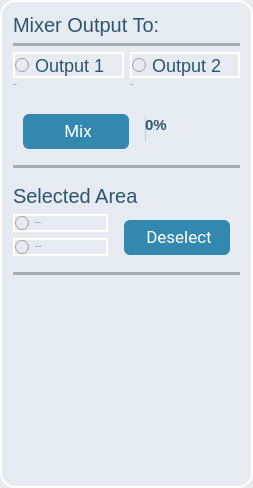
                <widget class="QFrame" name="frame_right">
                 <property name="styleSheet">
                  <string notr="true">background-color: rgb(230, 234, 241); /* Background color */
    border-radius: 15px; /* Curved borders */
    border: 2px solid #ffffff; /* 3D outline */

    box-shadow: 2px 2px 8px rgba(0, 0, 0, 0.7); /* 3D shadow effect */</string>
                 </property>
                 <property name="frameShape">
                  <enum>QFrame::StyledPanel</enum>
                 </property>
                 <property name="frameShadow">
                  <enum>QFrame::Raised</enum>
                 </property>
                 <layout class="QVBoxLayout" name="verticalLayout_73" stretch="0,0,2,0,0,0,0,0,0">
                  <item>
                   <widget class="QLabel" name="mixerOutputTo_3">
                    <property name="font">
                     <font>
                      <pointsize>-1</pointsize>
                     </font>
                    </property>
                    <property name="styleSheet">
                     <string notr="true">color: #2e556d;
font-size:20px;
margin: 0 0 ;
border: None;</string>
                    </property>
                    <property name="text">
                     <string>Mixer Output To:</string>
                    </property>
                   </widget>
                  </item>
                  <item>
                   <widget class="Line" name="line_34">
                    <property name="styleSheet">
                     <string notr="true">/* Line style */

  /* Set the width of the line */
  width: 20px;

  /* Set the height of the line */
  height: 5px;

  /* Set the background color of the line */
  background-color:#a8abaf;

  /* Set the border of the line */
  border: 10px;

  /* Set the border radius of the line */
  border-radius:5px;




</string>
                    </property>
                    <property name="orientation">
                     <enum>Qt::Horizontal</enum>
                    </property>
                   </widget>
                  </item>
                  <item>
                   <layout class="QVBoxLayout" name="verticalLayout_74">
                    <item>
                     <layout class="QHBoxLayout" name="horizontalLayout_Routput_3">
                      <item>
                       <widget class="QRadioButton" name="radioButton1_3">
                        <property name="font">
                         <font>
                          <pointsize>-1</pointsize>
                         </font>
                        </property>
                        <property name="cursor">
                         <cursorShape>PointingHandCursor</cursorShape>
                        </property>
                        <property name="styleSheet">
                         <string notr="true">color: #2e556d;
margin: 0 0 ;
font-weight:10000px;
font-size: 18px;</string>
                        </property>
                        <property name="text">
                         <string>Output 1</string>
                        </property>
                       </widget>
                      </item>
                      <item>
                       <widget class="QRadioButton" name="radioButton2_3">
                        <property name="font">
                         <font>
                          <pointsize>-1</pointsize>
                         </font>
                        </property>
                        <property name="cursor">
                         <cursorShape>PointingHandCursor</cursorShape>
                        </property>
                        <property name="styleSheet">
                         <string notr="true">color: #2e556d;
margin: 0 0 ;
font-weight:10000px;
font-size: 18px;</string>
                        </property>
                        <property name="text">
                         <string>Output 2</string>
                        </property>
                       </widget>
                      </item>
                     </layout>
                    </item>
                    <item>
                     <layout class="QHBoxLayout" name="horizontalLayout_output_3">
                      <property name="bottomMargin">
                       <number>11</number>
                      </property>
                      <item>
                       <layout class="QVBoxLayout" name="verticalLayout_OP1_3" stretch="0,5">
                        <item>
                         <widget class="QLabel" name="label_op1_3">
                          <property name="font">
                           <font>
                            <pointsize>-1</pointsize>
                           </font>
                          </property>
                          <property name="styleSheet">
                           <string notr="true">color: #2e556d;
font-weight:10000px;
border: None;</string>
                          </property>
                          <property name="text">
                           <string>Output 1</string>
                          </property>
                         </widget>
                        </item>
                        <item>
                         <widget class="QWidget" name="output1_port_3" native="true">
                          <property name="styleSheet">
                           <string notr="true">border: 3px solid #ffffff;
background-color: #dce3eb;</string>
                          </property>
                         </widget>
                        </item>
                       </layout>
                      </item>
                      <item>
                       <layout class="QVBoxLayout" name="verticalLayout_OP2_3" stretch="0,5">
                        <item>
                         <widget class="QLabel" name="label_op2_3">
                          <property name="font">
                           <font>
                            <pointsize>-1</pointsize>
                           </font>
                          </property>
                          <property name="styleSheet">
                           <string notr="true">color: #2e556d;
font-weight:10000px;
border: None;</string>
                          </property>
                          <property name="text">
                           <string>Output 2</string>
                          </property>
                         </widget>
                        </item>
                        <item>
                         <widget class="QWidget" name="output2_port_3" native="true">
                          <property name="styleSheet">
                           <string notr="true">border: 3px solid #ffffff;
background-color: #dce3eb;</string>
                          </property>
                         </widget>
                        </item>
                       </layout>
                      </item>
                     </layout>
                    </item>
                   </layout>
                  </item>
                  <item>
                   <layout class="QHBoxLayout" name="horizontalLayout_45">
                    <property name="bottomMargin">
                     <number>10</number>
                    </property>
                    <item>
                     <widget class="QPushButton" name="mixxer_3">
                      <property name="font">
                       <font>
                        <family>-apple-system,system-ui,Segoe UI,Roboto,Helvetica Neue,Ubuntu,sans-serif</family>
                        <pointsize>-1</pointsize>
                       </font>
                      </property>
                      <property name="cursor">
                       <cursorShape>PointingHandCursor</cursorShape>
                      </property>
                      <property name="styleSheet">
                       <string notr="true">QPushButton{
  appearance: button;
  backface-visibility: hidden;
  background-color: #3388b0;
  border-radius: 6px;
  border-width: 0;
  box-shadow: rgba(50, 50, 93, .1) 0 0 0 1px inset,rgba(50, 50, 93, .1) 0 2px 5px 0,rgba(0, 0, 0, .07) 0 1px 1px 0;
  box-sizing: border-box;
  color: #ffffff;
  cursor: pointer;
  font-family: -apple-system,system-ui,&quot;Segoe UI&quot;,Roboto,&quot;Helvetica Neue&quot;,Ubuntu,sans-serif;
  font-size: 17px;
  height: 35px;
  line-height: 1.15;
 margin: 0px 10px;
 margin-top:5px;
  outline: none;
  overflow: hidden;
  padding: 0 5px;
  padding-right:1px;

  position: relative;
  text-align: center;
  text-transform: none;
  transform: translateZ(0);
  transition: all .2s,box-shadow .08s ease-in;
  touch-action: manipulation;
  width:100px;
}
QPushButton:hover {
    background-color: #2e6d8e;    /* Slightly lighter blue when hovering */
}

QPushButton:pressed {
    background-color: #1b4b61;    /* Darker blue when pressed */
}
</string>
                      </property>
                      <property name="text">
                       <string>Mix</string>
                      </property>
                      <property name="icon">
                       <iconset>
                        <normaloff>../../../../../../DELL/Downloads/icons/combine-svgrepo-com.png</normaloff>../../../../../../DELL/Downloads/icons/combine-svgrepo-com.png</iconset>
                      </property>
                      <property name="iconSize">
                       <size>
                        <width>25</width>
                        <height>25</height>
                       </size>
                      </property>
                     </widget>
                    </item>
                    <item>
                     <widget class="QProgressBar" name="progressBar_3">
                      <property name="sizePolicy">
                       <sizepolicy hsizetype="Minimum" vsizetype="Fixed">
                        <horstretch>0</horstretch>
                        <verstretch>0</verstretch>
                       </sizepolicy>
                      </property>
                      <property name="styleSheet">
                       <string notr="true">color: #2e556d;
font-weight: Bold;
font-size: 15px; 
padding-left: 0px;
border: None;</string>
                      </property>
                      <property name="value">
                       <number>0</number>
                      </property>
                      <property name="textVisible">
                       <bool>true</bool>
                      </property>
                     </widget>
                    </item>
                   </layout>
                  </item>
                  <item>
                   <widget class="Line" name="line_35">
                    <property name="styleSheet">
                     <string notr="true">/* Line style */

  /* Set the width of the line */
  width: 20px;

  /* Set the height of the line */
  height: 5px;

  /* Set the background color of the line */
  background-color:#a8abaf;

  /* Set the border of the line */
  border: 10px;

  /* Set the border radius of the line */
  border-radius:5px;




</string>
                    </property>
                    <property name="orientation">
                     <enum>Qt::Horizontal</enum>
                    </property>
                   </widget>
                  </item>
                  <item>
                   <layout class="QVBoxLayout" name="verticalLayout_75">
                    <property name="topMargin">
                     <number>10</number>
                    </property>
                    <item>
                     <layout class="QVBoxLayout" name="verticalLayout_76">
                      <item>
                       <widget class="QLabel" name="selectedArea_5">
                        <property name="font">
                         <font>
                          <pointsize>-1</pointsize>
                         </font>
                        </property>
                        <property name="styleSheet">
                         <string notr="true">color: #2e556d;
font-size:20px;
margin: 0 0 ;
border: None;</string>
                        </property>
                        <property name="text">
                         <string>Selected Area</string>
                        </property>
                       </widget>
                      </item>
                      <item>
                       <layout class="QHBoxLayout" name="horizontalLayout_46">
                        <item>
                         <layout class="QVBoxLayout" name="verticalLayout_77">
                          <item>
                           <widget class="QRadioButton" name="radioButton_In_3">
                            <property name="font">
                             <font>
                              <pointsize>-1</pointsize>
                             </font>
                            </property>
                            <property name="cursor">
                             <cursorShape>PointingHandCursor</cursorShape>
                            </property>
                            <property name="styleSheet">
                             <string notr="true">color: #2e556d;
font-weight:10000px;
</string>
                            </property>
                            <property name="text">
                             <string>Inside Region</string>
                            </property>
                           </widget>
                          </item>
                          <item>
                           <widget class="QRadioButton" name="radioButton_Out_3">
                            <property name="font">
                             <font>
                              <pointsize>-1</pointsize>
                             </font>
                            </property>
                            <property name="cursor">
                             <cursorShape>PointingHandCursor</cursorShape>
                            </property>
                            <property name="styleSheet">
                             <string notr="true">color: #2e556d;
font-weight:10000px;
</string>
                            </property>
                            <property name="text">
                             <string>Outside Region</string>
                            </property>
                           </widget>
                          </item>
                         </layout>
                        </item>
                        <item>
                         <widget class="QPushButton" name="Deselect_3">
                          <property name="font">
                           <font>
                            <family>-apple-system,system-ui,Segoe UI,Roboto,Helvetica Neue,Ubuntu,sans-serif</family>
                            <pointsize>-1</pointsize>
                           </font>
                          </property>
                          <property name="cursor">
                           <cursorShape>PointingHandCursor</cursorShape>
                          </property>
                          <property name="layoutDirection">
                           <enum>Qt::LeftToRight</enum>
                          </property>
                          <property name="styleSheet">
                           <string notr="true">QPushButton{
  appearance: button;
  backface-visibility: hidden;
  background-color: #3388b0;
  border-radius: 6px;
  border-width: 0;
  box-shadow: rgba(50, 50, 93, .1) 0 0 0 1px inset,rgba(50, 50, 93, .1) 0 2px 5px 0,rgba(0, 0, 0, .07) 0 1px 1px 0;
  box-sizing: border-box;
  color: #ffffff;
  cursor: pointer;
  font-family: -apple-system,system-ui,&quot;Segoe UI&quot;,Roboto,&quot;Helvetica Neue&quot;,Ubuntu,sans-serif;
  font-size: 17px;
  height: 35px;
  line-height: 1.15;
 margin: 0px 10px;
 margin-top:5px;
  outline: none;
  overflow: hidden;
  padding: 0 5px;
  padding-right:1px;

  position: relative;
  text-align: center;
  text-transform: none;
  transform: translateZ(0);
  transition: all .2s,box-shadow .08s ease-in;
  touch-action: manipulation;
  width:100px;
}
QPushButton:hover {
    background-color: #2e6d8e;    /* Slightly lighter blue when hovering */
}

QPushButton:pressed {
    background-color: #1b4b61;    /* Darker blue when pressed */
}
</string>
                          </property>
                          <property name="text">
                           <string>Deselect</string>
                          </property>
                          <property name="iconSize">
                           <size>
                            <width>25</width>
                            <height>20</height>
                           </size>
                          </property>
                         </widget>
                        </item>
                       </layout>
                      </item>
                     </layout>
                    </item>
                   </layout>
                  </item>
                  <item>
                   <layout class="QVBoxLayout" name="verticalLayout_78">
                    <property name="topMargin">
                     <number>10</number>
                    </property>
                    <item>
                     <widget class="Line" name="line_36">
                      <property name="styleSheet">
                       <string notr="true">/* Line style */

  /* Set the width of the line */
  width: 20px;

  /* Set the height of the line */
  height: 5px;

  /* Set the background color of the line */
  background-color:#a8abaf;

  /* Set the border of the line */
  border: 10px;

  /* Set the border radius of the line */
  border-radius:5px;




</string>
                      </property>
                      <property name="orientation">
                       <enum>Qt::Horizontal</enum>
                      </property>
                     </widget>
                    </item>
                   </layout>
                  </item>
                  <item>
                   <spacer name="verticalSpacer_3">
                    <property name="orientation">
                     <enum>Qt::Vertical</enum>
                    </property>
                    <property name="sizeType">
                     <enum>QSizePolicy::Maximum</enum>
                    </property>
                    <property name="sizeHint" stdset="0">
                     <size>
                      <width>20</width>
                      <height>200</height>
                     </size>
                    </property>
                   </spacer>
                  </item>
                  <item>
                   <layout class="QVBoxLayout" name="verticalLayout_81"/>
                  </item>
                 </layout>
                </widget>
